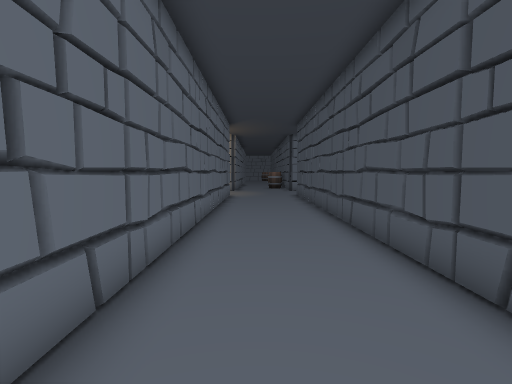
[1] (above)

16 first-person views from a walk through a scene from a Unity 3-D project. The camera is 1.5 m above the floor, tilts 4° down and sees 85° across. The floor is counted in squares, 1 m on a side. Each view is taken from the middle of a square. On the plan, view 1 faces up. The plan holds only what a view shows up to about 14 squares ahead; the rest is blank. The place goes on beyond the plan. The player character is not drawn. Door leaves are left out, so doorways stand open.

[2]
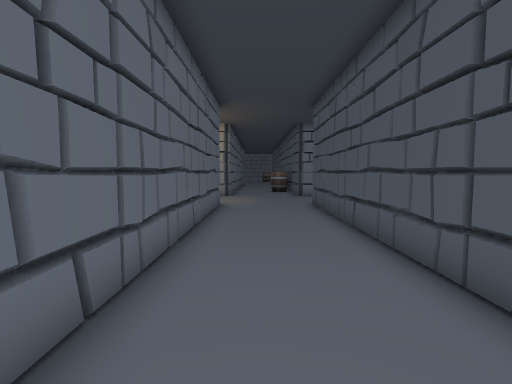

[3]
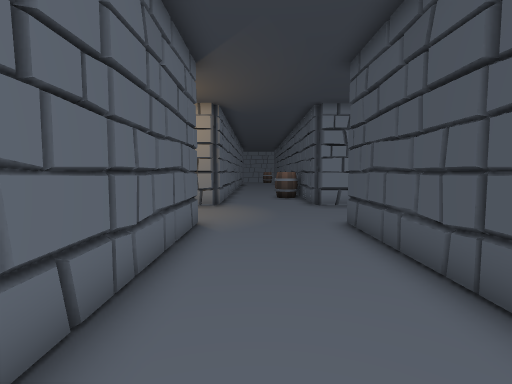

[4]
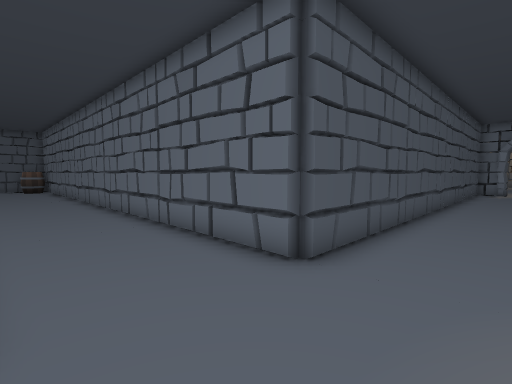

[5]
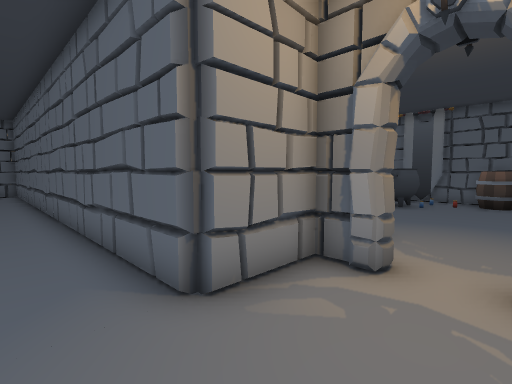

[6]
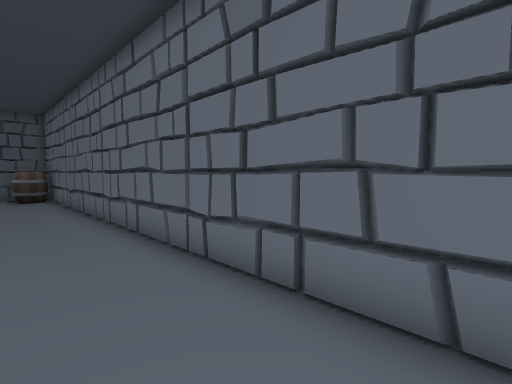

[7]
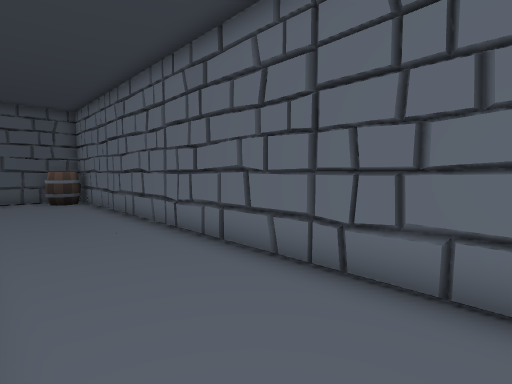

[8]
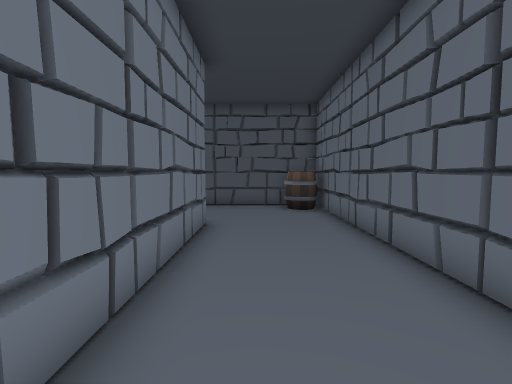

[9]
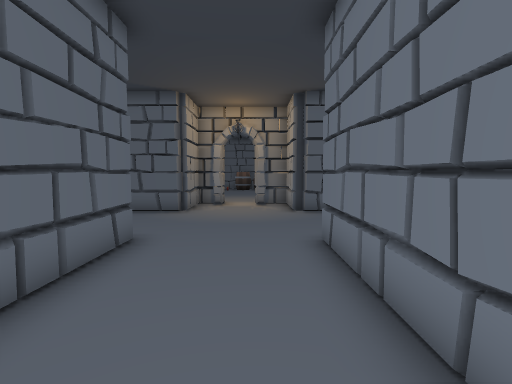

[10]
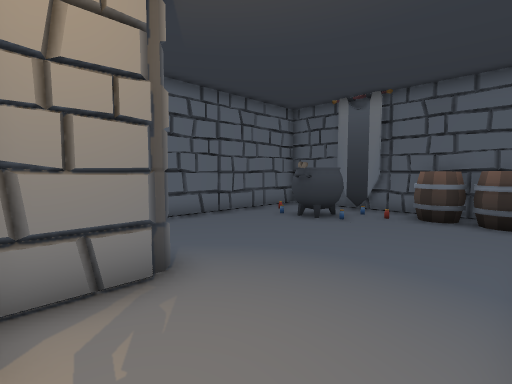

[11]
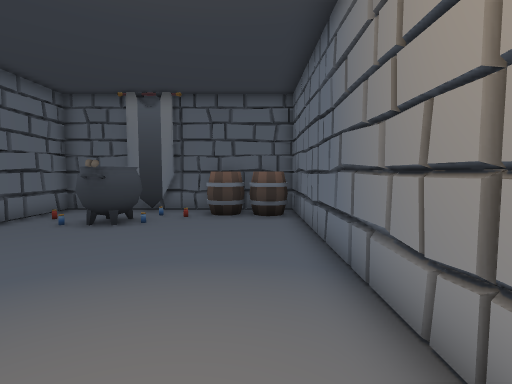

[12]
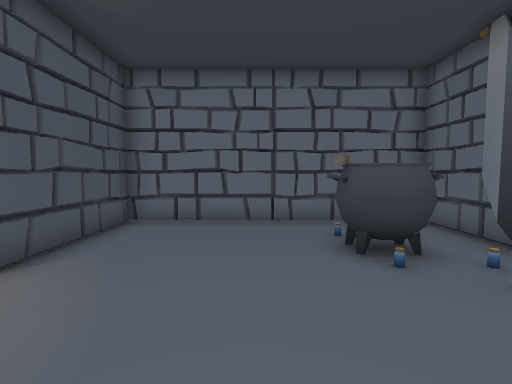

[13]
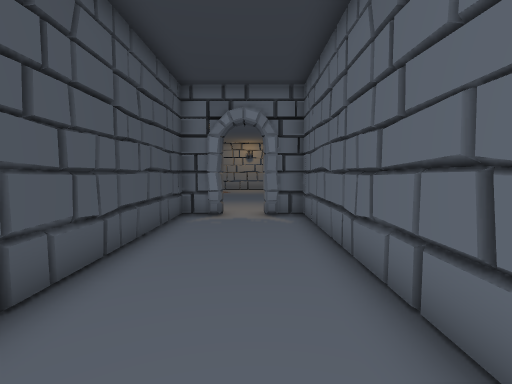

[14]
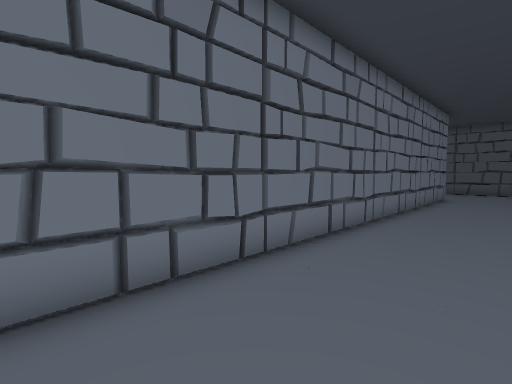

[15]
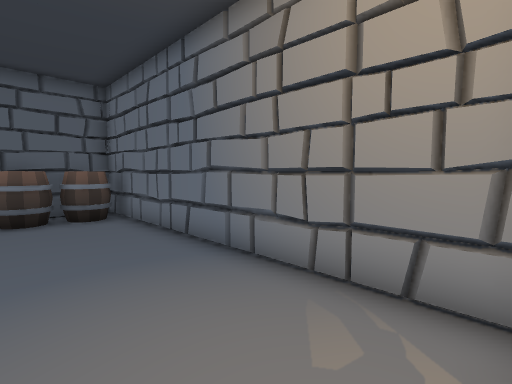

[16]
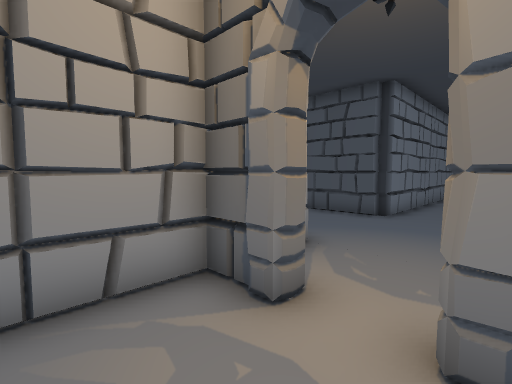

### Floor plan
Points are (right, up) in squares from view 1. A wall is a line through its corners. A room is listed if a view was taken in it or the views show most of it. See-through windows are left out.
Room 1 (views 1, 2, 3, 4, 5, 6, 7, 8, 9, 13, 14)
walls: (2.8, 18.3) (26.6, 18.3) (26.6, 23.4); (2.6, 22.9) (2.6, 23.5); (-1.9, 22.4) (-4.2, 22.4) (-4.2, 21); (-1.7, 23.5) (-1.7, 22.9); (-4.2, 19.3) (-4.2, 18.3) (-2, 18.3) (-1.7, 18) (-1.7, -0.9) (-0.4, -0.9); (22, 22.4) (2.9, 22.4); (2.6, -1) (2.6, 18)
ways out: open door at (-4, 20.5) to room 2; open door at (0.5, -1)
objects: other object (25, 19) to (26, 20)
Room 2 (views 10, 11, 12, 15, 16)
walls: (-7, 18.3) (-5, 18.3); (-4.7, 19) (-4.7, 19.6); (-4.7, 21) (-4.7, 22.4) (-16.1, 22.4) (-16.1, 13.5) (-7.1, 13.5) (-7.1, 17.9)
ways out: open door at (-4, 20.5) to room 1
objects: other object (-16, 17); other object (-15, 18); other object (-15, 19) to (-15, 20); other object (-15, 21) to (-15, 22); other object (-14, 14); other object (-14, 16) to (-13, 17); other object (-14, 19); other object (-13, 15); other object (-13, 18)

Where each view was taken, in squares from view 1:
view 1: 0 up, 0 right, facing up
view 2: 5 up, 0 right, facing up
view 3: 10 up, 0 right, facing up
view 4: 22 up, 0 right, facing down-right
view 5: 21 up, 0 right, facing down-left
view 6: 21 up, 8 right, facing down-right
view 7: 22 up, 10 right, facing down-right
view 8: 21 up, 14 right, facing right
view 9: 21 up, 9 right, facing left
view 10: 22 up, 5 left, facing down-left
view 11: 21 up, 5 left, facing left
view 12: 22 up, 11 left, facing down
view 13: 9 up, 0 right, facing down
view 14: 19 up, 4 right, facing up-right
view 15: 19 up, 5 left, facing up-left
view 16: 19 up, 7 left, facing up-right
